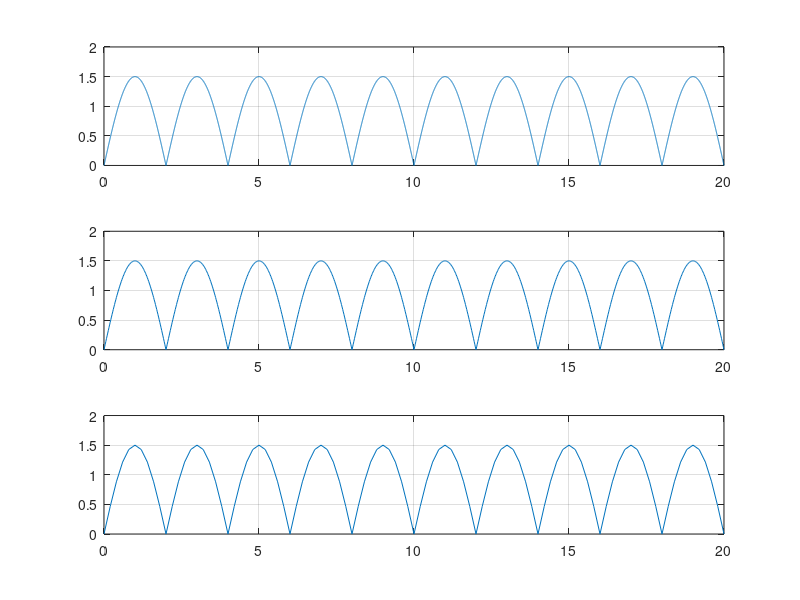

MATLAB code for this plot:
%2ms
F1=1/4;
t1=0:0.002:20;
s1=1.5*sin(2*pi*F1*t1);
for i=1:length(s1)
    if s1(i:i)<0
        s1(i:i)=abs(s1(i:i));
    end
end
subplot(3,1,1),plot(t1,s1),grid

%20ms
F2=1/4;
t2=0:0.02:20;
s2=1.5*sin(2*pi*F2*t2);
for i=1:length(s2)
    if s2(i:i)<0
        s2(i:i)=abs(s2(i:i));
    end
end
subplot(3,1,2),plot(t2,s2),grid

%200ms
F3=1/4;
t3=0:0.2:20;
s3=1.5*sin(2*pi*F3*t3);
for i=1:length(s3)
    if s3(i:i)<0
        s3(i:i)=abs(s3(i:i));
    end
end
subplot(3,1,3),plot(t3,s3),grid